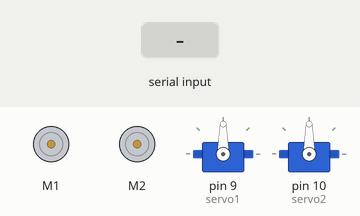
The sketch below on a simulated Arduino Uno, built with avr-gcc and run on an emulated ATmega328P. Parts: 2 × DC motor (green arrow = forward, orange = backward, longer = faster), 2 × servo. Inputs (shaded band) come from the test bench.

Above: at 1.2 s.
1.3 s: "M" received over Serial
At 2.0 s:
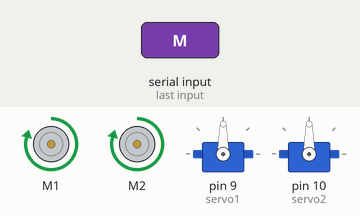
2.8 s: "N" received over Serial
At 3.1 s:
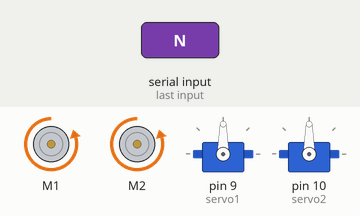
4.3 s: "V" received over Serial
At 5.5 s:
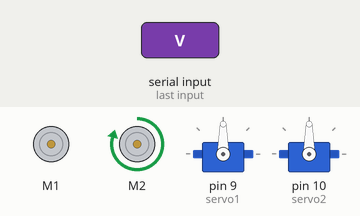
5.8 s: "Z" received over Serial
At 6.6 s:
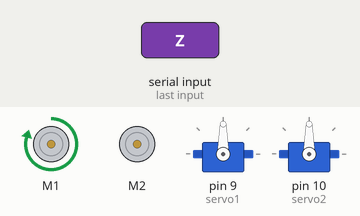
7.3 s: "X" received over Serial
At 7.8 s:
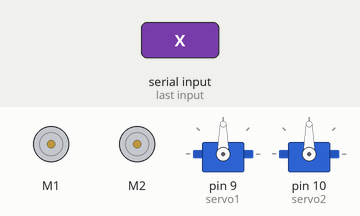
Timing chart, 0 to 9.8 s (numbered marks = the images above; inputs shaded):
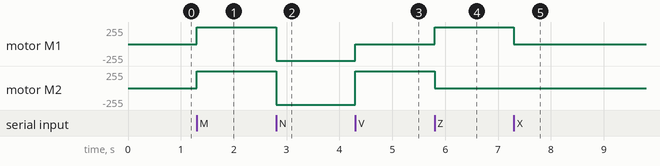

Measured:
- after the input at 1.3 s, motor M1, motor M2: stopped → forward 250/255 at once
- after the input at 2.8 s, motor M1, motor M2: forward 250/255 → backward 250/255 at once
- after the input at 4.3 s, motor M1: backward 250/255 → stopped at once; motor M2: backward 250/255 → forward 250/255 at once
- after the input at 5.8 s, motor M1: stopped → forward 250/255 at once; motor M2: forward 250/255 → stopped at once
- after the input at 7.3 s, motor M1: forward 250/255 → stopped at once

The sketch:

Primera_prueba_control_serial.ino
```cpp
#include <AFMotor.h>
#include <Servo.h>

  AF_DCMotor motor1(1);
  AF_DCMotor motor2(2);
  Servo servo1;
  Servo servo2;
  int val;
  int i;
  int angulo1 = 0;
  int angulo2 = 0;


void setup() {
  Serial.begin(115200);
  motor1.setSpeed(250);
  motor2.setSpeed(250);
  servo1.attach(9);
  servo2.attach(10);
}

void MotoresDC()
{
  if (val == 'M')
    {
      motor2.run(FORWARD);
      motor1.run(FORWARD);
    }
    if (val == 'N')
    {
      motor2.run(BACKWARD);
      motor1.run(BACKWARD);
    }
    if (val == 'X')
    {
      motor2.run(RELEASE);
      motor1.run(RELEASE);
    }
    if (val == 'V')
    {
      motor2.run(FORWARD);
      motor1.run(RELEASE);
    }
    if (val == 'Z')
    {
      motor2.run(RELEASE);
      motor1.run(FORWARD);
    }
}

void Servomotores()
{
  if (val == 'D')
  {
    for (i=angulo1; i<=angulo1 + 10; i++)
    {
      servo1.write(i);
    }
    angulo1 = i;
    val = Serial.read();
    Serial.print("Angulo 1: ");
    Serial.print(angulo1);
    Serial.println();
  }
  if (val == 'A')
  {
    for (i = angulo2; i <= angulo2 + 10; i++)
    {
      servo2.write(i);
    }
    angulo2 = i;
    val = Serial.read();
    Serial.print("Angulo 2: ");
    Serial.print(angulo2);
    Serial.println();
  }
  if(val == 'C')
  {
    angulo1 = 0;
    servo1.write(angulo1);
  }
  if (val == 'B')
  {
    angulo2 = 0;
    servo2.write(angulo2);
  }
}


void loop()
{
  if (Serial.available())
  {
    val = Serial.read();
    MotoresDC();
  }
}
```
